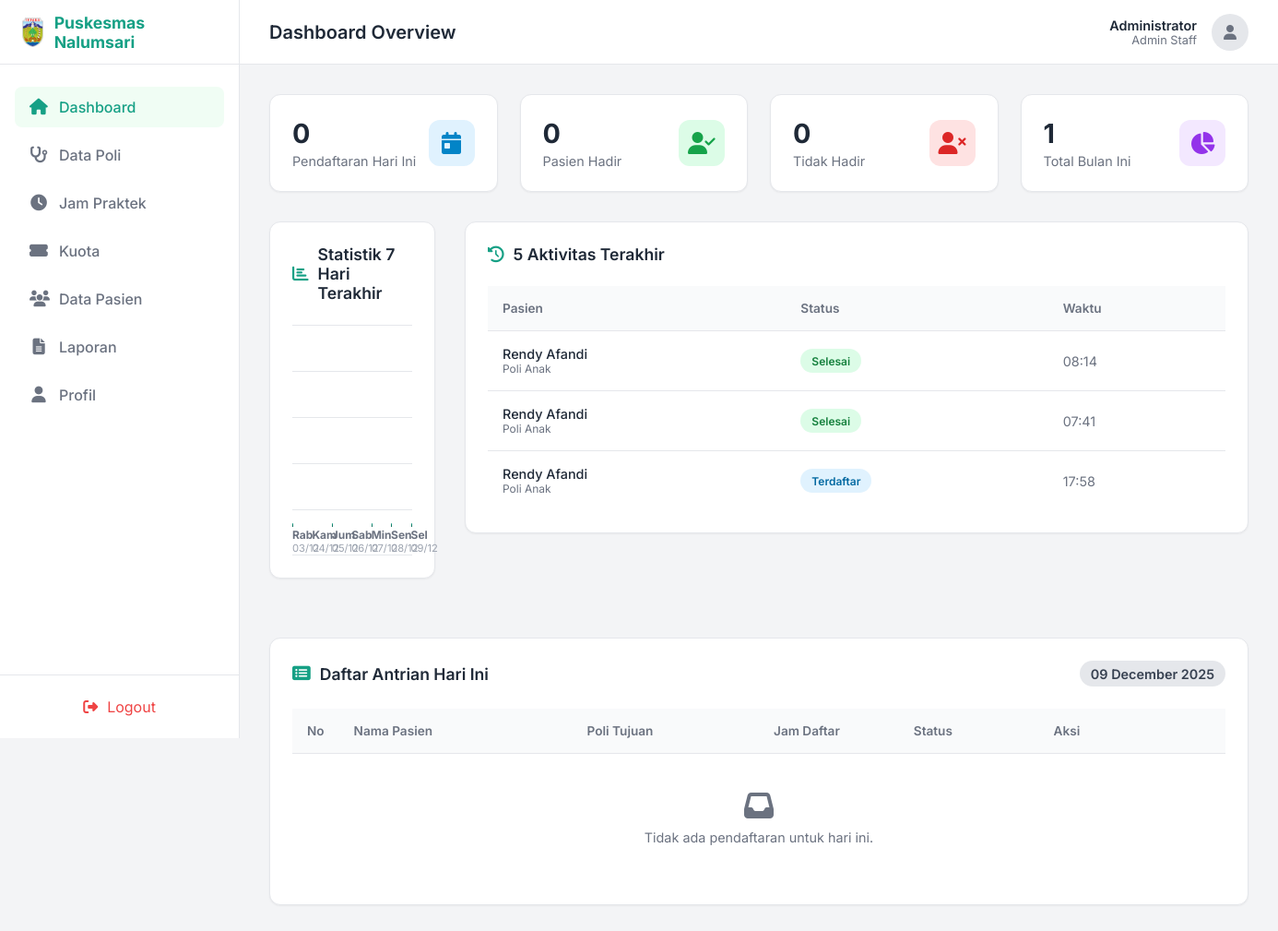
Screenshot of /admin/dashboard.php (signed in) with the database file from the repository.
### tables this page shows
CREATE TABLE `pendaftaran` (
  `id` int NOT NULL,
  `id_pasien` int NOT NULL,
  `id_poli` int NOT NULL,
  `tanggal_daftar` datetime NOT NULL,
  `tanggal_periksa` date NOT NULL,
  `status` enum('terdaftar','selesai','tidak hadir') DEFAULT 'terdaftar',
  `catatan` text
);

CREATE TABLE `pasien` (
  `id` int NOT NULL,
  `nama_lengkap` varchar(100) NOT NULL,
  `no_hp` varchar(15) NOT NULL,
  `email` varchar(100) NOT NULL,
  `alamat` text NOT NULL,
  `nik` varchar(16) NOT NULL,
  `jenis_kelamin` enum('L','P') NOT NULL,
  `password` varchar(32) NOT NULL,
  `created_at` timestamp NULL DEFAULT CURRENT_TIMESTAMP
);

CREATE TABLE `poli` (
  `id` int NOT NULL,
  `nama_poli` varchar(50) NOT NULL,
  `keterangan` text,
  `created_at` timestamp NULL DEFAULT CURRENT_TIMESTAMP
);

### admin/dashboard.php (the view, shortened to what this page needs)
<?php
include '../config/database.php';
$today = date('Y-m-d');
$current_month = date('Y-m');
$stats = [];
$query_today = "SELECT COUNT(*) as total FROM pendaftaran WHERE tanggal_periksa = '$today'";
$result_today = mysqli_query($conn, $query_today);
$stats['today'] = mysqli_fetch_assoc($result_today)['total'];
$query_hadir = "SELECT COUNT(*) as total FROM pendaftaran WHERE tanggal_periksa = '$today' AND status = 'selesai'";
$result_hadir = mysqli_query($conn, $query_hadir);
$stats['hadir'] = mysqli_fetch_assoc($result_hadir)['total'];
$query_tidakhadir = "SELECT COUNT(*) as total FROM pendaftaran WHERE tanggal_periksa = '$today' AND status = 'tidak hadir'";
$result_tidakhadir = mysqli_query($conn, $query_tidakhadir);
$stats['tidakhadir'] = mysqli_fetch_assoc($result_tidakhadir)['total'];
$query_pasien = "SELECT COUNT(*) as total FROM pasien";
$result_pasien = mysqli_query($conn, $query_pasien);
$stats['pasien'] = mysqli_fetch_assoc($result_pasien)['total'];
$query_month = "SELECT COUNT(*) as total FROM pendaftaran WHERE DATE_FORMAT(tanggal_periksa, '%Y-%m') = '$current_month'";
$result_month = mysqli_query($conn, $query_month);
$stats['month'] = mysqli_fetch_assoc($result_month)['total'];
$chart_data = [];
for ($i = 6; $i >= 0; $i--) {
    $date = date('Y-m-d', strtotime("-$i days"));
    $day_name = date('D', strtotime($date));
    $day_map = ['Sun' => 'Min', 'Mon' => 'Sen', 'Tue' => 'Sel', 'Wed' => 'Rab', 'Thu' => 'Kam', 'Fri' => 'Jum', 'Sat' => 'Sab'];
    $day_indo = $day_map[$day_name];
    $query_chart = "SELECT COUNT(*) as total FROM pendaftaran WHERE tanggal_periksa = '$date'";
    $result_chart = mysqli_query($conn, $query_chart);
    $total = mysqli_fetch_assoc($result_chart)['total'];
    $chart_data[] = [
        'date' => $date,
        'day' => $day_indo,
        'total' => $total
    ];
}
$pendaftaran_query = "SELECT d.id, p.nama_lengkap, poli.nama_poli, d.tanggal_daftar, d.status
                      FROM pendaftaran d
                      JOIN pasien p ON d.id_pasien = p.id
                      JOIN poli ON d.id_poli = poli.id
                      WHERE d.tanggal_periksa = '$today'
                      ORDER BY d.tanggal_daftar DESC";
$pendaftaran_result = mysqli_query($conn, $pendaftaran_query);
$aktivitas_query = "SELECT p.nama_lengkap, poli.nama_poli, d.tanggal_periksa, d.status, d.tanggal_daftar
                    FROM pendaftaran d
                    JOIN pasien p ON d.id_pasien = p.id
                    JOIN poli ON d.id_poli = poli.id
                    ORDER BY d.tanggal_daftar DESC
                    LIMIT 5";
$aktivitas_result = mysqli_query($conn, $aktivitas_query);
?>
<!DOCTYPE html>
<html lang="id">
<head>
    <link rel="stylesheet" href="https://cdnjs.cloudflare.com/ajax/libs/font-awesome/6.4.0/css/all.min.css">
</head>
<body>
    <nav class="sidebar" id="sidebar">
        <div class="sidebar-header">
            <a href="#" class="logo">
                <img src="../assets/images/logo.png" alt="Logo">
                <span>Puskesmas Nalumsari</span>
            </a>
        </div>
        <ul class="nav-menu">
            <li class="nav-item">
                <a href="dashboard.php" class="nav-link active">
                    <i class="fas fa-home"></i>
                    <span>Dashboard</span>
                </a>
            </li>
            <li class="nav-item">
                <a href="poli.php" class="nav-link">
                    <i class="fas fa-stethoscope"></i>
                    <span>Data Poli</span>
                </a>
            </li>
            <li class="nav-item">
                <a href="jam_poli.php" class="nav-link">
                    <i class="fas fa-clock"></i>
                    <span>Jam Praktek</span>
                </a>
            </li>
            <li class="nav-item">
                <a href="kuota.php" class="nav-link">
                    <i class="fas fa-ticket-alt"></i>
                    <span>Kuota</span>
                </a>
            </li>
            <li class="nav-item">
                <a href="pasien.php" class="nav-link">
                    <i class="fas fa-users"></i>
                    <span>Data Pasien</span>
                </a>
            </li>
            <li class="nav-item">
                <a href="laporan.php" class="nav-link">
                    <i class="fas fa-file-alt"></i>
                    <span>Laporan</span>
                </a>
            </li>
            <li class="nav-item">
                <a href="profil.php" class="nav-link">
                    <i class="fas fa-user"></i>
                    <span>Profil</span>
                </a>
            </li>
        </ul>
        <div class="sidebar-footer">
            <a href="../auth/logout.php" class="btn-logout" style="display:flex; align-items:center; gap:10px; width:100%; justify-content:center;">
                <i class="fas fa-sign-out-alt"></i> Logout
            </a>
        </div>
    </nav>
    <main class="main-content">
        <header class="top-header">
            <div style="display: flex; align-items: center; gap: 15px;">
                <h2 class="page-title">Dashboard Overview</h2>
            </div>
            <div class="user-profile">
                <div class="user-info">
                    <div class="user-name"><?php echo isset($_SESSION['nama']) ? $_SESSION['nama'] : 'Administrator'; ?></div>
                    <div class="user-role">Admin Staff</div>
                </div>
                <div style="background: #e5e7eb; width: 40px; height: 40px; border-radius: 50%; display: flex; align-items: center; justify-content: center; color: #6b7280;">
                    <i class="fas fa-user"></i>
                </div>
            </div>
        </header>
        <div class="content-wrapper">
            <div class="stats-grid">
                <div class="stat-card">
                    <div class="stat-info">
                        <h3><?php echo $stats['today']; ?></h3>
                        <p>Pendaftaran Hari Ini</p>
                    </div>
                    <div class="stat-icon-bg bg-blue-light">
                        <i class="fas fa-calendar-day"></i>
                    </div>
                </div>
                <div class="stat-card">
                    <div class="stat-info">
                        <h3><?php echo $stats['hadir']; ?></h3>
                        <p>Pasien Hadir</p>
                    </div>
                    <div class="stat-icon-bg bg-green-light">
                        <i class="fas fa-user-check"></i>
                    </div>
                </div>
                <div class="stat-card">
                    <div class="stat-info">
                        <h3><?php echo $stats['tidakhadir']; ?></h3>
                        <p>Tidak Hadir</p>
                    </div>
                    <div class="stat-icon-bg bg-red-light">
                        <i class="fas fa-user-times"></i>
                    </div>
                </div>
                <div class="stat-card">
                    <div class="stat-info">
                        <h3><?php echo $stats['month']; ?></h3>
                        <p>Total Bulan Ini</p>
                    </div>
                    <div class="stat-icon-bg bg-purple-light">
                        <i class="fas fa-chart-pie"></i>
                    </div>
                </div>
            </div>
            <div class="dashboard-grid">
                <div class="card-box">
                    <div class="card-header">
                        <h3 class="card-title"><i class="fas fa-chart-bar" style="color: var(--primary-color);"></i> Statistik 7 Hari Terakhir</h3>
                    </div>
                    <div class="chart-wrapper">
                        <?php
                        $max_value = 0;
                        if ($max_value == 0) $max_value = 1;
                        foreach ($chart_data as $data) {
                            $height = ($data['total'] / $max_value) * 100;
                            $visual_height = $data['total'] > 0 ? max($height, 5) : 1;
                            echo '
                            <div class="chart-col">
                                <div class="bar" style="height: ' . $visual_height . '%;" data-tooltip="' . $data['total'] . ' Pasien"></div>
                                <div class="bar-label">
                                    <strong>' . $data['day'] . '</strong>
                                    <span class="bar-date">' . date('d/m', strtotime($data['date'])) . '</span>
                                </div>
                            </div>';
                        }
                        ?>
                    </div>
                </div>
                <div class="dashboard-section">
                    <div class="card-box">
                         <div class="card-header">
                            <h3 class="card-title"><i class="fas fa-history" style="color: var(--primary-color);"></i> 5 Aktivitas Terakhir</h3>
                        </div>
                        <div class="table-responsive">
                            <table style="font-size: 0.85rem;">
                                <thead>
                                    <tr>
                                        <th>Pasien</th>
                                        <th>Status</th>
                                        <th>Waktu</th>
                                    </tr>
                                </thead>
                                <tbody>
                                    <?php if(mysqli_num_rows($aktivitas_result) > 0): ?>
                                        <?php while ($row = mysqli_fetch_assoc($aktivitas_result)):
                                             $status_class = 'badge-' . str_replace(' ', '', $row['status']);
                                        ?>
                                        <tr>
                                            <td>
                                                <div style="font-weight: 500;"><?php echo htmlspecialchars($row['nama_lengkap']); ?></div>
                                                <div style="color: var(--text-muted); font-size: 0.75rem;"><?php echo $row['nama_poli']; ?></div>
                                            </td>
                                            <td><span class="badge <?php echo $status_class; ?>"><?php echo ucfirst($row['status']); ?></span></td>
                                            <td style="color: var(--text-muted);"><?php echo date('H:i', strtotime($row['tanggal_daftar'])); ?></td>
                                        </tr>
                                        <?php endwhile; ?>
                                    <?php endif; ?>
                                </tbody>
                            </table>
                        </div>
                    </div>
                </div>
            </div>
            <div class="card-box">
                <div class="card-header">
                    <h3 class="card-title">
                        <i class="fas fa-list-alt" style="color: var(--primary-color);"></i>
                        Daftar Antrian Hari Ini
                    </h3>
                    <div class="badge" style="background: #e5e7eb; color: #374151; font-size: 0.9rem;">
                        <?php echo date('d F Y'); ?>
                    </div>
                </div>
                <div class="table-responsive">
                    <table>
                        <thead>
                            <tr>
                                <th width="5%">No</th>
                                <th width="25%">Nama Pasien</th>
                                <th width="20%">Poli Tujuan</th>
                                <th width="15%">Jam Daftar</th>
                                <th width="15%">Status</th>
                                <th width="20%">Aksi</th>
                            </tr>
                        </thead>
                        <tbody>
                            <?php
                            $no = 1;
                            if (mysqli_num_rows($pendaftaran_result) > 0) {
                                mysqli_data_seek($pendaftaran_result, 0);
                                while ($pendaftaran = mysqli_fetch_assoc($pendaftaran_result)) {
                                    $status_class = 'badge-' . str_replace(' ', '', $pendaftaran['status']);
                                    echo "<tr>
                                            <td>$no</td>
                                            <td>
                                                <div style='font-weight:600;'>" . htmlspecialchars($pendaftaran['nama_lengkap']) . "</div>
                                            </td>
                                            <td>{$pendaftaran['nama_poli']}</td>
                                            <td>" . date('H:i', strtotime($pendaftaran['tanggal_daftar'])) . " WIB</td>
                                            <td><span class='badge $status_class'>" . ucfirst($pendaftaran['status']) . "</span></td>
                                            <td>";
                                    if ($pendaftaran['status'] == 'terdaftar') {
                                        echo "<div style='display:flex; gap:5px;'>
                                                <a href='update_status.php?id={$pendaftaran['id']}&status=selesai' class='btn-action btn-success' onclick='return confirm(\"Konfirmasi pasien hadir?\")'>
                                                    <i class='fas fa-check'></i> Hadir
                                                </a>
                                                <a href='update_status.php?id={$pendaftaran['id']}&status=tidak hadir' class='btn-action btn-danger' onclick='return confirm(\"Konfirmasi pasien tidak hadir?\")'>
                                                    <i class='fas fa-times'></i> Absen
                                                </a>
                                              </div>";
                                    } else {
                                        echo "<span style='color: #9ca3af; font-size: 0.85rem;'><i class='fas fa-lock'></i> Selesai</span>";
                                    }
                                    echo "</td></tr>";
                                    $no++;
                                }
                            } else {
                                echo "<tr>
                                        <td colspan='6' class='no-data'>
                                            <i class='fas fa-inbox'></i>
                                            Tidak ada pendaftaran untuk hari ini.
                                        </td>
                                      </tr>";
                            }
                            ?>
                        </tbody>
                    </table>
                </div>
            </div>
        </div>
    </main>
</body>
</html>

### rows the page displays
pendaftaran: id_pasien.nama_lengkap "Rendy Afandi", id_poli.nama_poli "Poli Anak", status "Selesai", tanggal_daftar "08:14"
pendaftaran: id_pasien.nama_lengkap "Rendy Afandi", id_poli.nama_poli "Poli Anak", status "Selesai", tanggal_daftar "07:41"
pendaftaran: id_pasien.nama_lengkap "Rendy Afandi", id_poli.nama_poli "Poli Anak", status "Terdaftar", tanggal_daftar "17:58"

### other values shown
$_SESSION['nama'] "Administrator"
$stats['today'] "0"
$stats['hadir'] "0"
$stats['tidakhadir'] "0"
$stats['month'] "1"
$data['day'] "Rab"
date('d/m', strtotime($data['date'])) "03/12"
$data['day'] "Kam"
date('d/m', strtotime($data['date'])) "04/12"
$data['day'] "Jum"
date('d/m', strtotime($data['date'])) "05/12"
$data['day'] "Sab"
date('d/m', strtotime($data['date'])) "06/12"
$data['day'] "Min"
date('d/m', strtotime($data['date'])) "07/12"
